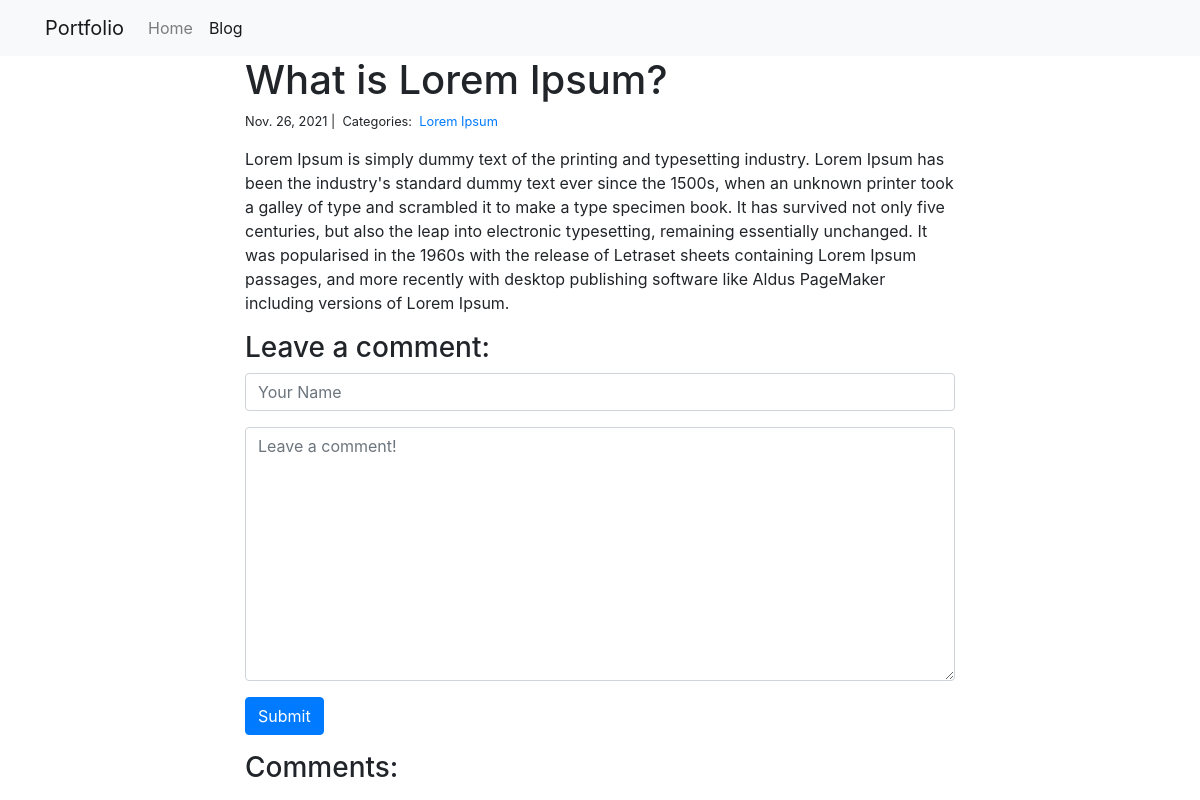
Page /blog/1/ on the committed database.
### blog/models.py (models this page shows, shortened)
class Post(models.Model):
    title = models.CharField(max_length=250)
    body = models.TextField()
    created_on = models.DateTimeField(auto_now_add=True)
    last_modified = models.DateTimeField(auto_now=True)
    categories = models.ManyToManyField('Category',related_name='posts')

class Category(models.Model):
    name = models.CharField(max_length=25)

### blog/views.py (the view, shortened to what this page needs)
# urls.py: path('<int:pk>/',views.blog_detail, name='blog_detail'),
def blog_detail(request, pk):
    post = Post.objects.get(pk=pk)
    form = CommentForm()
    comments = Comment.objects.filter(post=post)
    context = {
        'post': post,
        'comments':comments,
        'form': form,
        'blog_page': 'active'
    }
    return render(request, 'blog_details.html', context)

### blog/forms.py
class CommentForm(forms.Form):
    author = forms.CharField(
        max_length=90,
        widget=forms.TextInput( attrs={
            'class':'form-control',
            'placeholder':'Your Name'
        })
    )
    body = forms.CharField(widget=forms.Textarea(
        attrs={
            'class':'form-control',
            'placeholder':'Leave a comment!'
        }
    ))

### blog/templates/blog_details.html (shortened to what this page needs)
{% extends 'base.html' %}
{% block page_content %}
<div class='col-md-8 offset-md-2'>
    <h1>{{ post.title }}</h2>
    <small>
        {{ post.created_on.date }} |&nbsp;
        Categories:&nbsp;
        {% for category in post.categories.all %}
        <a href="{% url 'blog_category' category.name %}">
            {{ category.name }}
        </a>&nbsp;
        {% endfor %}
    </small>
    <p>{{ post.body | linebreaks }}</p>
    <h3>Leave a comment:</h3>
    <form action='/blog/{{ post.pk }}/' method='post'>
        <div class='form-group'>
            {{ form.author }}
        </div>
        <div class='form-group'>
            {{ form.body }}
        </div>
        <button type="submit" class="btn btn-primary">Submit</button>
    </form>
    <h3>Comments:</h3>
</div>
{% endblock %}

### rows in the picture
Post: title "What is Lorem Ipsum?", created_on "Nov. 26, 2021", body "Lorem Ipsum is simply dummy text of the printing and typesetting industry. Lorem Ipsum has been the industry's standard dummy text ever since the 1500s, when an unknown printer took a galley of type and scrambled it to make a type specimen book. It has survived not only five centuries, but also the leap into electronic typesetting, remaining essentially unchanged. It was popularised in the 1960s with the release of Letraset sheets containing Lorem Ipsum passages, and more recently with desktop publishing software like Aldus PageMaker including versions of Lorem Ipsum."
Category: name "Lorem Ipsum"
